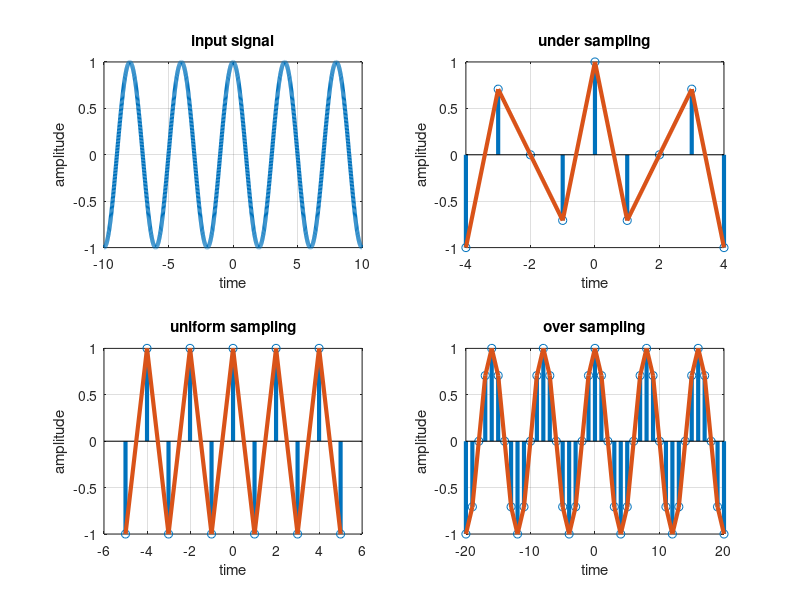

Write MATLAB code to recreate this figure.
t=-10:0.01:10;
T=4;fm=1/T;
x=cos(2*pi*fm*t);
subplot(2,2,1);
plot(t,x,'linewidth',3);
xlabel('time');
ylabel('amplitude');
grid;
title('input signal');
n1=-4:1:4;
fs1=1.6*fm;
fs2=2*fm;
fs3=8*fm;
x1=cos(2*pi*fm/fs1*n1);
subplot(2,2,2);
stem(n1,x1,'linewidth',3);
xlabel('number of samples');
ylabel('amplitude');
hold on;
subplot(2,2,2);
plot(n1,x1,'linewidth',3);
xlabel('time');
ylabel('amplitude');
grid;
title('under sampling');
n2=-5:1:5;
x2=cos(2*pi*fm/fs2*n2);
subplot(2,2,3);
stem(n2,x2,'linewidth',3);
xlabel('number of samples');
ylabel('amplitude');
hold on;
subplot(2,2,3);
plot(n2,x2,'linewidth',3);
xlabel('time');
ylabel('amplitude');
grid;
title('uniform sampling');
n3=-20:1:20;
x3=cos(2*pi*fm/fs3*n3);
subplot(2,2,4);
stem(n3,x3,'linewidth',3);
hold on;
subplot(2,2,4);
plot(n3,x3,'linewidth',3);
xlabel('number of samples');
ylabel('amplitude');
xlabel('time');
ylabel('amplitude');
grid;
title('over sampling');